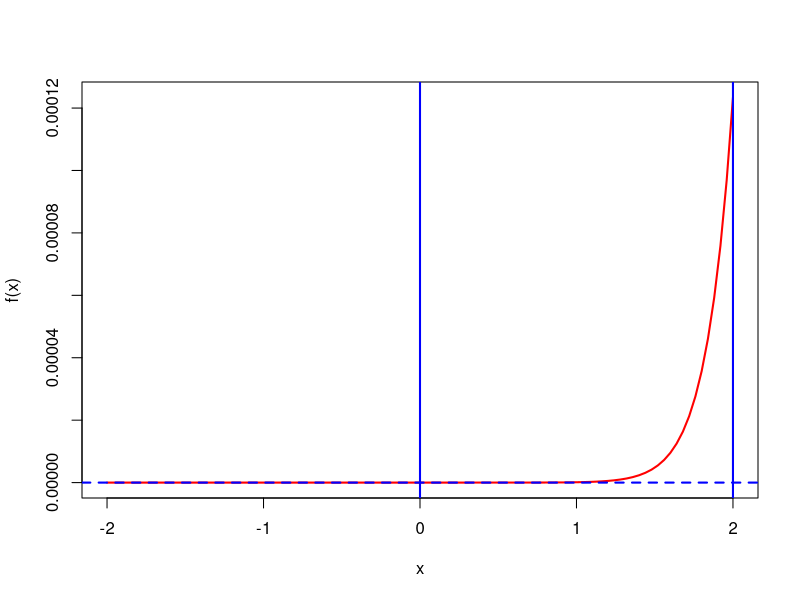

The R source for this figure:
# Name:	Liam Dillingham
# ID:		010732714
# Homework 9

# function
fx = function(x) {
   y = exp(-(x-5)^2)
   return(y)
}

# bisection method
# NOTE: e^x can never be negative
start=0
end=2
L=end-start
step=0 

while(L>10^-8) {
   middle=(start+end)/2
   if(fx(middle)*fx(start)<0) {
      end=middle
   } else {
      start=middle
   }
   L=end-start
   step=step+1
   cat(step," ",start," ",end," ",L,"\n")
}

curve(fx, from=-2, to=2, col="red", lwd=2, xlab="x", ylab="f(x)")
abline(h=0, col="blue", lwd=2, lty=2)
abline(v=0, col="blue", lwd=2)
abline(v=start, col="blue", lwd=2)